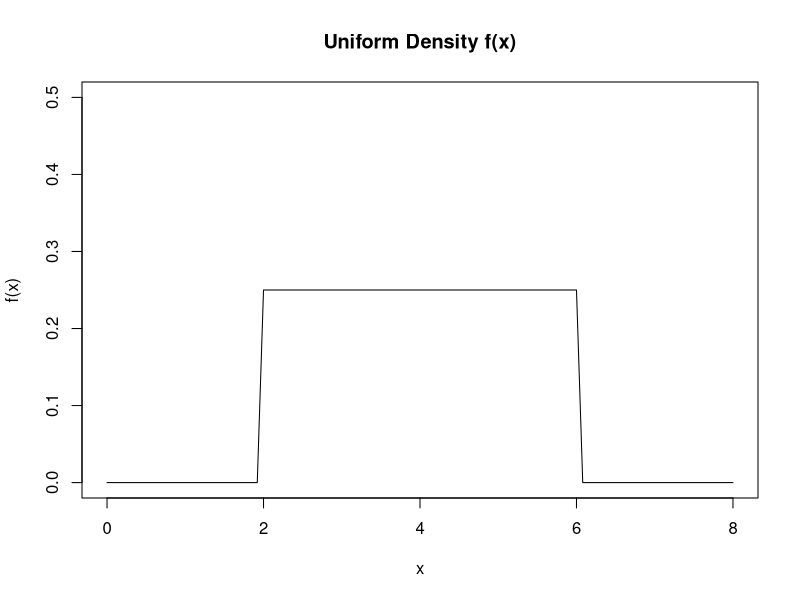

Reproduce this figure in R. (Note: this script raises an error after producing the figure.)
## ---- chunk 1
x <- seq(from = -10, to = 60, by = 1)
dunif(x = c(.25, .5), min = 0, max = 1)
## ---- chunk 2
dunif(x = 10, min = 0, max = 120) # which is 121 in length
1/120
## ---- chunk 3
a <- 0
b <- 0.5

punif(b) - punif(a)
## ---- chunk 4
# Probability computed using the integrate() function of the pdf dunif()
integrate(
  f = dunif, 
  lower = 0.1, 
  upper = 0.5
)
## ---- chunk 5
curve( 
  expr = dunif(x , min = 2 , max = 6), 
  from = 0, to = 8,
  ylim = c(0 , 0.5), 
  ylab = "f(x)", 
  main = "Uniform Density f(x)"
)
## ---- chunk 6
tibble(x = seq(from = 100, to = 250, by = .1)) %>% 
  ggplot(aes(x = x, y = dnorm(x, mean = 178, sd = 20))) +
  geom_line() +
  ylab("density")
## ---- chunk 7
dnorm(x, 178, 20) %>% length()
